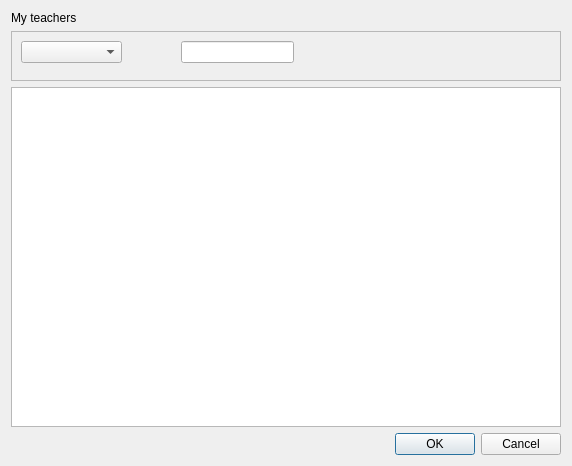
<?xml version="1.0" encoding="UTF-8"?>
<ui version="4.0">
 <class>Dialog_std_teacher_info</class>
 <widget class="QDialog" name="Dialog_std_teacher_info">
  <property name="geometry">
   <rect>
    <x>0</x>
    <y>0</y>
    <width>572</width>
    <height>466</height>
   </rect>
  </property>
  <property name="windowTitle">
   <string>Dialog</string>
  </property>
  <layout class="QVBoxLayout" name="verticalLayout">
   <item>
    <widget class="QLabel" name="label">
     <property name="text">
      <string>My teachers</string>
     </property>
    </widget>
   </item>
   <item>
    <widget class="QFrame" name="frame">
     <property name="minimumSize">
      <size>
       <width>0</width>
       <height>50</height>
      </size>
     </property>
     <property name="frameShape">
      <enum>QFrame::StyledPanel</enum>
     </property>
     <property name="frameShadow">
      <enum>QFrame::Raised</enum>
     </property>
     <widget class="QComboBox" name="filter">
      <property name="geometry">
       <rect>
        <x>10</x>
        <y>10</y>
        <width>101</width>
        <height>22</height>
       </rect>
      </property>
     </widget>
     <widget class="QLineEdit" name="filter_input">
      <property name="geometry">
       <rect>
        <x>170</x>
        <y>10</y>
        <width>113</width>
        <height>22</height>
       </rect>
      </property>
     </widget>
    </widget>
   </item>
   <item>
    <widget class="QTableView" name="tableView"/>
   </item>
   <item>
    <widget class="QDialogButtonBox" name="buttonBox">
     <property name="orientation">
      <enum>Qt::Horizontal</enum>
     </property>
     <property name="standardButtons">
      <set>QDialogButtonBox::Cancel|QDialogButtonBox::Ok</set>
     </property>
    </widget>
   </item>
  </layout>
 </widget>
 <resources/>
 <connections>
  <connection>
   <sender>buttonBox</sender>
   <signal>accepted()</signal>
   <receiver>Dialog_std_teacher_info</receiver>
   <slot>accept()</slot>
   <hints>
    <hint type="sourcelabel">
     <x>248</x>
     <y>254</y>
    </hint>
    <hint type="destinationlabel">
     <x>157</x>
     <y>274</y>
    </hint>
   </hints>
  </connection>
  <connection>
   <sender>buttonBox</sender>
   <signal>rejected()</signal>
   <receiver>Dialog_std_teacher_info</receiver>
   <slot>reject()</slot>
   <hints>
    <hint type="sourcelabel">
     <x>316</x>
     <y>260</y>
    </hint>
    <hint type="destinationlabel">
     <x>286</x>
     <y>274</y>
    </hint>
   </hints>
  </connection>
 </connections>
</ui>
